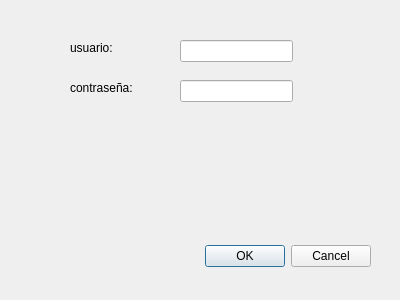
<?xml version="1.0" encoding="UTF-8"?>
<ui version="4.0">
 <class>Dialog</class>
 <widget class="QDialog" name="Dialog">
  <property name="geometry">
   <rect>
    <x>0</x>
    <y>0</y>
    <width>400</width>
    <height>300</height>
   </rect>
  </property>
  <property name="windowTitle">
   <string>Actualizar Contraseña</string>
  </property>
  <widget class="QDialogButtonBox" name="buttonBox">
   <property name="geometry">
    <rect>
     <x>30</x>
     <y>240</y>
     <width>341</width>
     <height>32</height>
    </rect>
   </property>
   <property name="orientation">
    <enum>Qt::Horizontal</enum>
   </property>
   <property name="standardButtons">
    <set>QDialogButtonBox::Cancel|QDialogButtonBox::Ok</set>
   </property>
  </widget>
  <widget class="QLineEdit" name="lineEdit_2">
   <property name="geometry">
    <rect>
     <x>180</x>
     <y>80</y>
     <width>113</width>
     <height>22</height>
    </rect>
   </property>
  </widget>
  <widget class="QLineEdit" name="lineEdit">
   <property name="geometry">
    <rect>
     <x>180</x>
     <y>40</y>
     <width>113</width>
     <height>22</height>
    </rect>
   </property>
  </widget>
  <widget class="QLabel" name="label_2">
   <property name="geometry">
    <rect>
     <x>70</x>
     <y>80</y>
     <width>91</width>
     <height>16</height>
    </rect>
   </property>
   <property name="text">
    <string>contraseña:</string>
   </property>
  </widget>
  <widget class="QLabel" name="label">
   <property name="geometry">
    <rect>
     <x>70</x>
     <y>40</y>
     <width>91</width>
     <height>16</height>
    </rect>
   </property>
   <property name="text">
    <string>usuario:</string>
   </property>
  </widget>
 </widget>
 <resources/>
 <connections>
  <connection>
   <sender>buttonBox</sender>
   <signal>accepted()</signal>
   <receiver>Dialog</receiver>
   <slot>accept()</slot>
   <hints>
    <hint type="sourcelabel">
     <x>248</x>
     <y>254</y>
    </hint>
    <hint type="destinationlabel">
     <x>157</x>
     <y>274</y>
    </hint>
   </hints>
  </connection>
  <connection>
   <sender>buttonBox</sender>
   <signal>rejected()</signal>
   <receiver>Dialog</receiver>
   <slot>reject()</slot>
   <hints>
    <hint type="sourcelabel">
     <x>316</x>
     <y>260</y>
    </hint>
    <hint type="destinationlabel">
     <x>286</x>
     <y>274</y>
    </hint>
   </hints>
  </connection>
 </connections>
</ui>
